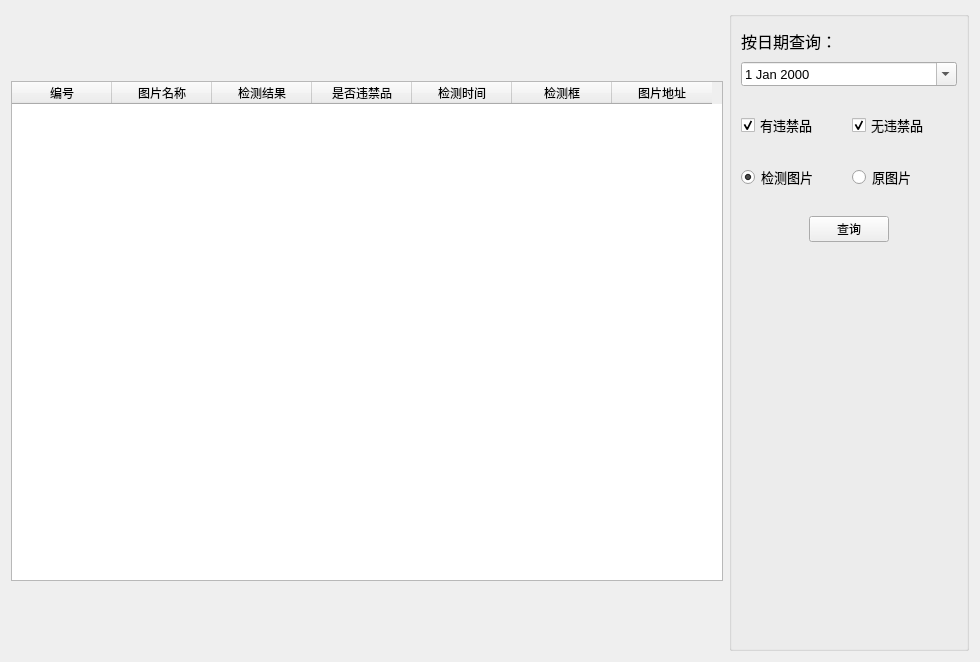
<?xml version="1.0" encoding="UTF-8"?>
<ui version="4.0">
 <class>Form</class>
 <widget class="QWidget" name="Form">
  <property name="geometry">
   <rect>
    <x>0</x>
    <y>0</y>
    <width>980</width>
    <height>662</height>
   </rect>
  </property>
  <property name="windowTitle">
   <string>Form</string>
  </property>
  <layout class="QVBoxLayout" name="verticalLayout">
   <item>
    <layout class="QHBoxLayout" name="horizontalLayout">
     <item>
      <widget class="QTableWidget" name="tableWidget">
       <property name="minimumSize">
        <size>
         <width>502</width>
         <height>300</height>
        </size>
       </property>
       <property name="maximumSize">
        <size>
         <width>16777215</width>
         <height>500</height>
        </size>
       </property>
       <property name="sizeAdjustPolicy">
        <enum>QAbstractScrollArea::AdjustToContents</enum>
       </property>
       <property name="selectionMode">
        <enum>QAbstractItemView::SingleSelection</enum>
       </property>
       <property name="selectionBehavior">
        <enum>QAbstractItemView::SelectRows</enum>
       </property>
       <column>
        <property name="text">
         <string>编号</string>
        </property>
        <property name="textAlignment">
         <set>AlignCenter</set>
        </property>
       </column>
       <column>
        <property name="text">
         <string>图片名称</string>
        </property>
        <property name="textAlignment">
         <set>AlignCenter</set>
        </property>
       </column>
       <column>
        <property name="text">
         <string>检测结果</string>
        </property>
        <property name="textAlignment">
         <set>AlignCenter</set>
        </property>
       </column>
       <column>
        <property name="text">
         <string>是否违禁品</string>
        </property>
        <property name="textAlignment">
         <set>AlignCenter</set>
        </property>
       </column>
       <column>
        <property name="text">
         <string>检测时间</string>
        </property>
        <property name="textAlignment">
         <set>AlignCenter</set>
        </property>
       </column>
       <column>
        <property name="text">
         <string>检测框</string>
        </property>
       </column>
       <column>
        <property name="text">
         <string>图片地址</string>
        </property>
       </column>
      </widget>
     </item>
     <item>
      <widget class="QGroupBox" name="groupBox">
       <property name="minimumSize">
        <size>
         <width>240</width>
         <height>0</height>
        </size>
       </property>
       <property name="title">
        <string/>
       </property>
       <layout class="QVBoxLayout" name="verticalLayout_2">
        <item>
         <widget class="QLabel" name="label_4">
          <property name="minimumSize">
           <size>
            <width>0</width>
            <height>30</height>
           </size>
          </property>
          <property name="maximumSize">
           <size>
            <width>16777215</width>
            <height>50</height>
           </size>
          </property>
          <property name="font">
           <font>
            <family>等线</family>
            <pointsize>12</pointsize>
           </font>
          </property>
          <property name="text">
           <string>按日期查询：</string>
          </property>
         </widget>
        </item>
        <item>
         <widget class="QDateEdit" name="dateEdit">
          <property name="minimumSize">
           <size>
            <width>0</width>
            <height>0</height>
           </size>
          </property>
          <property name="font">
           <font>
            <pointsize>10</pointsize>
           </font>
          </property>
          <property name="currentSection">
           <enum>QDateTimeEdit::DaySection</enum>
          </property>
          <property name="calendarPopup">
           <bool>true</bool>
          </property>
         </widget>
        </item>
        <item>
         <widget class="QLabel" name="label">
          <property name="text">
           <string/>
          </property>
         </widget>
        </item>
        <item>
         <layout class="QHBoxLayout" name="horizontalLayout_2">
          <item>
           <widget class="QCheckBox" name="checkBox_2">
            <property name="minimumSize">
             <size>
              <width>0</width>
              <height>0</height>
             </size>
            </property>
            <property name="font">
             <font>
              <pointsize>10</pointsize>
             </font>
            </property>
            <property name="text">
             <string>有违禁品</string>
            </property>
            <property name="checked">
             <bool>true</bool>
            </property>
           </widget>
          </item>
          <item>
           <widget class="QCheckBox" name="checkBox">
            <property name="font">
             <font>
              <pointsize>10</pointsize>
             </font>
            </property>
            <property name="text">
             <string>无违禁品</string>
            </property>
            <property name="checked">
             <bool>true</bool>
            </property>
           </widget>
          </item>
         </layout>
        </item>
        <item>
         <widget class="QLabel" name="label_2">
          <property name="text">
           <string/>
          </property>
         </widget>
        </item>
        <item>
         <layout class="QHBoxLayout" name="horizontalLayout_4">
          <item>
           <widget class="QRadioButton" name="radioButton_2">
            <property name="minimumSize">
             <size>
              <width>0</width>
              <height>0</height>
             </size>
            </property>
            <property name="font">
             <font>
              <pointsize>10</pointsize>
             </font>
            </property>
            <property name="text">
             <string>检测图片</string>
            </property>
            <property name="checked">
             <bool>true</bool>
            </property>
           </widget>
          </item>
          <item>
           <widget class="QRadioButton" name="radioButton">
            <property name="font">
             <font>
              <pointsize>10</pointsize>
             </font>
            </property>
            <property name="text">
             <string>原图片</string>
            </property>
           </widget>
          </item>
         </layout>
        </item>
        <item>
         <widget class="QLabel" name="label_3">
          <property name="text">
           <string/>
          </property>
         </widget>
        </item>
        <item alignment="Qt::AlignHCenter">
         <widget class="QPushButton" name="pushButton">
          <property name="maximumSize">
           <size>
            <width>120</width>
            <height>16777215</height>
           </size>
          </property>
          <property name="text">
           <string>查询</string>
          </property>
         </widget>
        </item>
        <item>
         <spacer name="verticalSpacer_2">
          <property name="orientation">
           <enum>Qt::Vertical</enum>
          </property>
          <property name="sizeHint" stdset="0">
           <size>
            <width>20</width>
            <height>40</height>
           </size>
          </property>
         </spacer>
        </item>
       </layout>
      </widget>
     </item>
    </layout>
   </item>
  </layout>
 </widget>
 <resources/>
 <connections/>
</ui>
